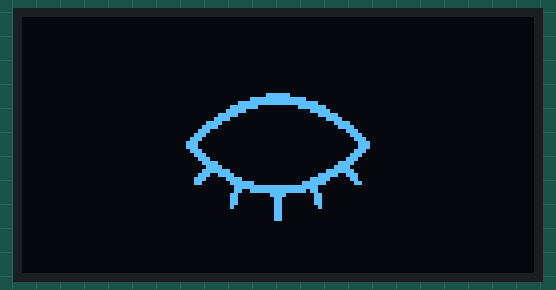
This sketch was run on a simulated Arduino Uno, built with avr-gcc and run on an emulated ATmega328P. Parts: 128×64 one-colour display.

Above: at 1.08 s.
At 2.07 s:
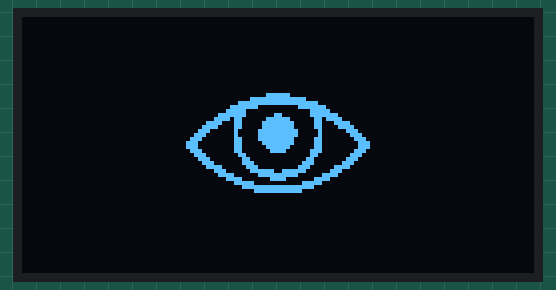

The sketch:

oled.ino
```cpp
#include <Adafruit_GFX.h>
#include <Adafruit_SSD1306.h>

#define SCREEN_I2C_ADDR 0x3C // or 0x3C
#define SCREEN_WIDTH 128     // OLED display width, in pixels
#define SCREEN_HEIGHT 64     // OLED display height, in pixels
#define OLED_RST_PIN -1      // Reset pin (-1 if not available)

Adafruit_SSD1306 display(128, 64, &Wire, OLED_RST_PIN);

// OLED Animation: eye
// Code auto-generated by https://wokwi.com/animator, graphics by icons8.com

#define FRAME_DELAY (42)
#define FRAME_WIDTH (48)
#define FRAME_HEIGHT (48)
#define FRAME_COUNT (sizeof(frames) / sizeof(frames[0]))
const byte PROGMEM frames[][288] = {
  {0,0,0,0,0,0,0,0,0,0,0,0,0,0,0,0,0,0,0,0,0,0,0,0,0,0,0,0,0,0,0,0,0,0,0,0,0,0,0,0,0,0,0,0,0,0,0,0,0,0,0,0,0,0,0,0,0,0,0,0,0,0,0,0,0,0,0,0,7,224,0,0,0,0,127,254,0,0,0,3,255,255,192,0,0,15,224,7,240,0,0,31,0,0,248,0,0,127,1,128,254,0,0,246,7,224,111,0,3,198,15,240,99,192,7,134,15,240,97,224,14,4,31,248,32,112,28,4,31,248,32,56,56,6,31,240,96,28,112,6,15,240,96,14,112,6,7,224,96,14,56,6,3,192,224,28,28,3,0,0,192,56,14,1,128,1,128,112,7,1,192,3,128,224,3,192,224,7,3,192,0,224,126,126,7,0,0,120,31,248,30,0,0,30,3,192,120,0,0,7,192,3,224,0,0,1,255,255,128,0,0,0,63,252,0,0,0,0,0,0,0,0,0,0,0,0,0,0,0,0,0,0,0,0,0,0,0,0,0,0,0,0,0,0,0,0,0,0,0,0,0,0,0,0,0,0,0,0,0,0,0,0,0,0,0,0,0,0,0,0,0,0,0,0,0,0,0,0,0,0,0,0,0,0,0,0,0,0},
  {0,0,0,0,0,0,0,0,0,0,0,0,0,0,0,0,0,0,0,0,0,0,0,0,0,0,0,0,0,0,0,0,0,0,0,0,0,0,0,0,0,0,0,0,0,0,0,0,0,0,0,0,0,0,0,0,0,0,0,0,0,0,0,0,0,0,0,0,7,224,0,0,0,0,127,254,0,0,0,3,255,255,192,0,0,15,224,7,240,0,0,31,0,0,248,0,0,127,1,128,254,0,0,246,7,224,111,0,3,198,15,240,99,192,7,134,15,240,97,224,14,4,31,248,32,112,28,4,31,248,32,56,56,6,31,240,96,28,112,6,15,240,96,14,112,6,7,224,96,14,56,6,3,192,224,28,28,3,0,0,192,56,14,1,128,1,128,112,7,1,192,3,128,224,3,192,224,7,3,192,0,224,126,126,7,0,0,120,31,248,30,0,0,30,3,192,120,0,0,7,192,3,224,0,0,1,255,255,128,0,0,0,63,252,0,0,0,0,0,0,0,0,0,0,0,0,0,0,0,0,0,0,0,0,0,0,0,0,0,0,0,0,0,0,0,0,0,0,0,0,0,0,0,0,0,0,0,0,0,0,0,0,0,0,0,0,0,0,0,0,0,0,0,0,0,0,0,0,0,0,0,0,0,0,0,0,0,0},
  {0,0,0,0,0,0,0,0,0,0,0,0,0,0,0,0,0,0,0,0,0,0,0,0,0,0,0,0,0,0,0,0,0,0,0,0,0,0,0,0,0,0,0,0,0,0,0,0,0,0,0,0,0,0,0,0,0,0,0,0,0,0,0,0,0,0,0,0,7,224,0,0,0,0,127,254,0,0,0,3,255,255,192,0,0,15,224,7,240,0,0,31,0,0,248,0,0,127,1,128,254,0,0,246,7,224,111,0,3,198,15,240,99,192,7,134,15,240,97,224,14,4,31,248,32,112,28,4,31,248,32,56,56,6,31,240,96,28,112,6,15,240,96,14,112,6,7,224,96,14,56,6,3,192,224,28,28,3,0,0,192,56,14,1,128,1,128,112,7,1,192,3,128,224,3,192,224,7,3,192,0,224,126,126,7,0,0,120,31,248,30,0,0,30,3,192,120,0,0,7,192,3,224,0,0,1,255,255,128,0,0,0,63,252,0,0,0,0,0,0,0,0,0,0,0,0,0,0,0,0,0,0,0,0,0,0,0,0,0,0,0,0,0,0,0,0,0,0,0,0,0,0,0,0,0,0,0,0,0,0,0,0,0,0,0,0,0,0,0,0,0,0,0,0,0,0,0,0,0,0,0,0,0,0,0,0,0,0},
  {0,0,0,0,0,0,0,0,0,0,0,0,0,0,0,0,0,0,0,0,0,0,0,0,0,0,0,0,0,0,0,0,0,0,0,0,0,0,0,0,0,0,0,0,0,0,0,0,0,0,0,0,0,0,0,0,0,0,0,0,0,0,0,0,0,0,0,0,7,224,0,0,0,0,127,254,0,0,0,3,255,255,192,0,0,15,224,7,240,0,0,31,0,0,248,0,0,127,1,128,254,0,0,246,7,224,111,0,3,198,15,240,99,192,7,134,15,240,97,224,14,4,31,248,32,112,28,4,31,248,32,56,56,6,31,240,96,28,112,6,15,240,96,14,112,6,7,224,96,14,56,6,3,192,224,28,28,3,0,0,192,56,14,1,128,1,128,112,7,1,192,3,128,224,3,192,224,7,3,192,0,224,126,126,7,0,0,120,31,248,30,0,0,30,3,192,120,0,0,7,192,3,224,0,0,1,255,255,128,0,0,0,63,252,0,0,0,0,0,0,0,0,0,0,0,0,0,0,0,0,0,0,0,0,0,0,0,0,0,0,0,0,0,0,0,0,0,0,0,0,0,0,0,0,0,0,0,0,0,0,0,0,0,0,0,0,0,0,0,0,0,0,0,0,0,0,0,0,0,0,0,0,0,0,0,0,0,0},
  {0,0,0,0,0,0,0,0,0,0,0,0,0,0,0,0,0,0,0,0,0,0,0,0,0,0,0,0,0,0,0,0,0,0,0,0,0,0,0,0,0,0,0,0,0,0,0,0,0,0,0,0,0,0,0,0,0,0,0,0,0,0,0,0,0,0,0,0,7,224,0,0,0,0,127,254,0,0,0,3,255,255,192,0,0,15,255,255,240,0,0,31,240,15,248,0,0,127,129,129,254,0,0,254,7,224,127,0,3,246,15,240,111,192,7,198,15,240,99,224,15,4,31,248,32,240,30,4,31,248,32,120,56,6,31,240,96,28,112,6,15,240,96,14,112,6,7,224,96,14,56,6,3,192,224,28,28,3,0,0,192,56,14,1,128,1,128,112,7,1,192,3,128,224,3,192,224,7,3,192,0,224,126,126,7,0,0,120,31,248,30,0,0,30,3,192,120,0,0,7,192,3,224,0,0,1,255,255,128,0,0,0,63,252,0,0,0,0,0,0,0,0,0,0,0,0,0,0,0,0,0,0,0,0,0,0,0,0,0,0,0,0,0,0,0,0,0,0,0,0,0,0,0,0,0,0,0,0,0,0,0,0,0,0,0,0,0,0,0,0,0,0,0,0,0,0,0,0,0,0,0,0,0,0,0,0,0,0},
  {0,0,0,0,0,0,0,0,0,0,0,0,0,0,0,0,0,0,0,0,0,0,0,0,0,0,0,0,0,0,0,0,0,0,0,0,0,0,0,0,0,0,0,0,0,0,0,0,0,0,0,0,0,0,0,0,0,0,0,0,0,0,0,0,0,0,0,0,7,224,0,0,0,0,127,254,0,0,0,3,255,255,192,0,0,15,224,7,240,0,0,31,0,0,248,0,0,124,0,0,62,0,0,240,0,0,15,0,3,193,255,255,131,192,7,159,255,255,249,224,15,254,31,248,127,240,31,252,31,248,63,248,63,6,31,240,96,252,120,6,15,240,96,30,112,6,7,224,96,14,56,6,3,192,224,28,28,3,0,0,192,56,14,1,128,1,128,112,7,1,192,3,128,224,3,192,224,7,3,192,0,224,126,126,7,0,0,120,31,248,30,0,0,30,3,192,120,0,0,7,192,3,224,0,0,1,255,255,128,0,0,0,63,252,0,0,0,0,0,0,0,0,0,0,0,0,0,0,0,0,0,0,0,0,0,0,0,0,0,0,0,0,0,0,0,0,0,0,0,0,0,0,0,0,0,0,0,0,0,0,0,0,0,0,0,0,0,0,0,0,0,0,0,0,0,0,0,0,0,0,0,0,0,0,0,0,0,0},
  {0,0,0,0,0,0,0,0,0,0,0,0,0,0,0,0,0,0,0,0,0,0,0,0,0,0,0,0,0,0,0,0,0,0,0,0,0,0,0,0,0,0,0,0,0,0,0,0,0,0,0,0,0,0,0,0,0,0,0,0,0,0,0,0,0,0,0,0,7,224,0,0,0,0,127,254,0,0,0,3,255,255,192,0,0,15,224,7,240,0,0,31,0,0,248,0,0,124,0,0,62,0,0,240,0,0,15,0,3,192,0,0,3,192,7,128,0,0,1,224,14,0,0,0,0,112,28,0,0,0,0,56,56,0,0,0,0,28,127,255,255,255,255,254,127,255,255,255,255,254,56,6,3,192,224,28,28,3,0,0,192,56,14,1,128,1,128,112,7,1,192,3,128,224,3,192,224,7,3,192,0,224,126,126,7,0,0,120,31,248,30,0,0,30,3,192,120,0,0,7,192,3,224,0,0,1,255,255,128,0,0,0,63,252,0,0,0,0,0,0,0,0,0,0,0,0,0,0,0,0,0,0,0,0,0,0,0,0,0,0,0,0,0,0,0,0,0,0,0,0,0,0,0,0,0,0,0,0,0,0,0,0,0,0,0,0,0,0,0,0,0,0,0,0,0,0,0,0,0,0,0,0,0,0,0,0,0,0},
  {0,0,0,0,0,0,0,0,0,0,0,0,0,0,0,0,0,0,0,0,0,0,0,0,0,0,0,0,0,0,0,0,0,0,0,0,0,0,0,0,0,0,0,0,0,0,0,0,0,0,0,0,0,0,0,0,0,0,0,0,0,0,0,0,0,0,0,0,7,224,0,0,0,0,127,254,0,0,0,3,255,255,192,0,0,15,224,7,240,0,0,31,0,0,248,0,0,124,0,0,62,0,0,240,0,0,15,0,3,192,0,0,3,192,7,128,0,0,1,224,14,0,0,0,0,112,28,0,0,0,0,56,56,0,0,0,0,28,112,0,0,0,0,14,120,0,0,0,0,30,63,0,0,0,0,252,31,224,0,0,7,248,15,252,0,0,63,240,7,31,255,255,248,224,3,193,255,255,131,192,0,224,127,254,7,0,0,120,31,248,30,0,0,30,3,192,120,0,0,7,192,3,224,0,0,1,255,255,128,0,0,0,63,252,0,0,0,0,0,0,0,0,0,0,0,0,0,0,0,0,0,0,0,0,0,0,0,0,0,0,0,0,0,0,0,0,0,0,0,0,0,0,0,0,0,0,0,0,0,0,0,0,0,0,0,0,0,0,0,0,0,0,0,0,0,0,0,0,0,0,0,0,0,0,0,0,0,0},
  {0,0,0,0,0,0,0,0,0,0,0,0,0,0,0,0,0,0,0,0,0,0,0,0,0,0,0,0,0,0,0,0,0,0,0,0,0,0,0,0,0,0,0,0,0,0,0,0,0,0,0,0,0,0,0,0,0,0,0,0,0,0,0,0,0,0,0,0,7,224,0,0,0,0,127,254,0,0,0,3,255,255,192,0,0,15,224,7,240,0,0,31,0,0,248,0,0,124,0,0,62,0,0,240,0,0,15,0,3,192,0,0,3,192,7,128,0,0,1,224,14,0,0,0,0,112,28,0,0,0,0,56,56,0,0,0,0,28,112,0,0,0,0,14,112,0,0,0,0,14,56,0,0,0,0,28,30,0,0,0,0,120,15,0,0,0,0,240,7,192,0,0,3,224,3,240,0,0,15,192,0,252,0,0,63,0,0,127,128,1,254,0,0,31,240,15,248,0,0,7,255,255,224,0,0,1,255,255,128,0,0,0,63,252,0,0,0,0,0,0,0,0,0,0,0,0,0,0,0,0,0,0,0,0,0,0,0,0,0,0,0,0,0,0,0,0,0,0,0,0,0,0,0,0,0,0,0,0,0,0,0,0,0,0,0,0,0,0,0,0,0,0,0,0,0,0,0,0,0,0,0,0,0,0,0,0,0,0},
  {0,0,0,0,0,0,0,0,0,0,0,0,0,0,0,0,0,0,0,0,0,0,0,0,0,0,0,0,0,0,0,0,0,0,0,0,0,0,0,0,0,0,0,0,0,0,0,0,0,0,0,0,0,0,0,0,0,0,0,0,0,0,0,0,0,0,0,0,7,224,0,0,0,0,127,254,0,0,0,3,255,255,192,0,0,15,224,7,240,0,0,31,0,0,248,0,0,124,0,0,62,0,0,240,0,0,15,0,3,192,0,0,3,192,7,128,0,0,1,224,14,0,0,0,0,112,28,0,0,0,0,56,56,0,0,0,0,28,112,0,0,0,0,14,112,0,0,0,0,14,56,0,0,0,0,28,28,0,0,0,0,56,14,0,0,0,0,112,7,128,0,0,1,224,3,192,0,0,3,192,3,240,0,0,15,192,0,120,0,0,62,0,0,30,0,0,248,0,0,15,192,3,240,0,0,7,255,255,192,0,0,0,127,254,64,0,0,0,3,192,0,0,0,0,1,0,0,0,0,0,0,0,0,0,0,0,0,0,0,0,0,0,0,0,0,0,0,0,0,0,0,0,0,0,0,0,0,0,0,0,0,0,0,0,0,0,0,0,0,0,0,0,0,0,0,0,0,0,0,0,0,0,0,0,0,0,0,0},
  {0,0,0,0,0,0,0,0,0,0,0,0,0,0,0,0,0,0,0,0,0,0,0,0,0,0,0,0,0,0,0,0,0,0,0,0,0,0,0,0,0,0,0,0,0,0,0,0,0,0,0,0,0,0,0,0,0,0,0,0,0,0,0,0,0,0,0,0,7,224,0,0,0,0,127,254,0,0,0,3,255,255,192,0,0,15,224,7,240,0,0,31,0,0,248,0,0,124,0,0,62,0,0,240,0,0,15,0,3,192,0,0,3,192,7,128,0,0,1,224,14,0,0,0,0,112,28,0,0,0,0,56,56,0,0,0,0,28,112,0,0,0,0,14,112,0,0,0,0,14,56,0,0,0,0,28,28,0,0,0,0,56,14,0,0,0,0,112,7,128,0,0,1,224,3,192,0,0,3,192,7,240,0,0,15,224,14,120,0,0,62,96,4,30,0,0,248,32,0,15,192,3,240,0,0,7,255,255,192,0,0,6,127,254,192,0,0,12,3,192,96,0,0,4,1,128,64,0,0,0,1,128,0,0,0,0,1,128,0,0,0,0,0,0,0,0,0,0,0,0,0,0,0,0,0,0,0,0,0,0,0,0,0,0,0,0,0,0,0,0,0,0,0,0,0,0,0,0,0,0,0,0,0,0,0,0,0,0},
  {0,0,0,0,0,0,0,0,0,0,0,0,0,0,0,0,0,0,0,0,0,0,0,0,0,0,0,0,0,0,0,0,0,0,0,0,0,0,0,0,0,0,0,0,0,0,0,0,0,0,0,0,0,0,0,0,0,0,0,0,0,0,0,0,0,0,0,0,7,224,0,0,0,0,127,254,0,0,0,3,255,255,192,0,0,15,224,7,240,0,0,31,0,0,248,0,0,124,0,0,62,0,0,240,0,0,15,0,3,192,0,0,3,192,7,128,0,0,1,224,14,0,0,0,0,112,28,0,0,0,0,56,56,0,0,0,0,28,112,0,0,0,0,14,112,0,0,0,0,14,56,0,0,0,0,28,28,0,0,0,0,56,14,0,0,0,0,112,7,128,0,0,1,224,3,192,0,0,3,192,7,240,0,0,15,224,14,120,0,0,62,112,28,30,0,0,248,48,24,15,192,3,240,24,0,7,255,255,192,0,0,6,127,254,192,0,0,12,3,192,96,0,0,12,1,128,96,0,0,12,1,128,96,0,0,8,1,128,32,0,0,0,1,128,0,0,0,0,1,128,0,0,0,0,1,128,0,0,0,0,0,0,0,0,0,0,0,0,0,0,0,0,0,0,0,0,0,0,0,0,0,0,0,0,0,0,0,0},
  {0,0,0,0,0,0,0,0,0,0,0,0,0,0,0,0,0,0,0,0,0,0,0,0,0,0,0,0,0,0,0,0,0,0,0,0,0,0,0,0,0,0,0,0,0,0,0,0,0,0,0,0,0,0,0,0,0,0,0,0,0,0,0,0,0,0,0,0,7,224,0,0,0,0,127,254,0,0,0,3,255,255,192,0,0,15,224,7,240,0,0,31,0,0,248,0,0,124,0,0,62,0,0,240,0,0,15,0,3,192,0,0,3,192,7,128,0,0,1,224,14,0,0,0,0,112,28,0,0,0,0,56,56,0,0,0,0,28,112,0,0,0,0,14,112,0,0,0,0,14,56,0,0,0,0,28,28,0,0,0,0,56,14,0,0,0,0,112,7,128,0,0,1,224,3,192,0,0,3,192,7,240,0,0,15,224,14,120,0,0,62,112,28,30,0,0,248,48,24,15,192,3,240,24,0,7,255,255,192,0,0,6,127,254,192,0,0,12,3,192,96,0,0,12,1,128,96,0,0,12,1,128,96,0,0,8,1,128,32,0,0,0,1,128,0,0,0,0,1,128,0,0,0,0,1,128,0,0,0,0,0,0,0,0,0,0,0,0,0,0,0,0,0,0,0,0,0,0,0,0,0,0,0,0,0,0,0,0},
  {0,0,0,0,0,0,0,0,0,0,0,0,0,0,0,0,0,0,0,0,0,0,0,0,0,0,0,0,0,0,0,0,0,0,0,0,0,0,0,0,0,0,0,0,0,0,0,0,0,0,0,0,0,0,0,0,0,0,0,0,0,0,0,0,0,0,0,0,7,224,0,0,0,0,127,254,0,0,0,3,255,255,192,0,0,15,224,7,240,0,0,31,0,0,248,0,0,124,0,0,62,0,0,240,0,0,15,0,3,192,0,0,3,192,7,128,0,0,1,224,14,0,0,0,0,112,28,0,0,0,0,56,56,0,0,0,0,28,112,0,0,0,0,14,112,0,0,0,0,14,56,0,0,0,0,28,28,0,0,0,0,56,14,0,0,0,0,112,7,128,0,0,1,224,3,192,0,0,3,192,7,240,0,0,15,224,14,120,0,0,62,112,28,30,0,0,248,48,24,15,192,3,240,24,0,7,255,255,192,0,0,6,127,254,192,0,0,12,3,192,96,0,0,12,1,128,96,0,0,12,1,128,96,0,0,8,1,128,32,0,0,0,1,128,0,0,0,0,1,128,0,0,0,0,1,128,0,0,0,0,0,0,0,0,0,0,0,0,0,0,0,0,0,0,0,0,0,0,0,0,0,0,0,0,0,0,0,0},
  {0,0,0,0,0,0,0,0,0,0,0,0,0,0,0,0,0,0,0,0,0,0,0,0,0,0,0,0,0,0,0,0,0,0,0,0,0,0,0,0,0,0,0,0,0,0,0,0,0,0,0,0,0,0,0,0,0,0,0,0,0,0,0,0,0,0,0,0,7,224,0,0,0,0,127,254,0,0,0,3,255,255,192,0,0,15,224,7,240,0,0,31,0,0,248,0,0,124,0,0,62,0,0,240,0,0,15,0,3,192,0,0,3,192,7,128,0,0,1,224,14,0,0,0,0,112,28,0,0,0,0,56,56,0,0,0,0,28,112,0,0,0,0,14,112,0,0,0,0,14,56,0,0,0,0,28,28,0,0,0,0,56,14,0,0,0,0,112,7,128,0,0,1,224,3,192,0,0,3,192,7,240,0,0,15,224,14,120,0,0,62,112,28,30,0,0,248,48,24,15,192,3,240,24,0,7,255,255,192,0,0,6,127,254,192,0,0,12,3,192,96,0,0,12,1,128,96,0,0,12,1,128,96,0,0,8,1,128,32,0,0,0,1,128,0,0,0,0,1,128,0,0,0,0,1,128,0,0,0,0,0,0,0,0,0,0,0,0,0,0,0,0,0,0,0,0,0,0,0,0,0,0,0,0,0,0,0,0},
  {0,0,0,0,0,0,0,0,0,0,0,0,0,0,0,0,0,0,0,0,0,0,0,0,0,0,0,0,0,0,0,0,0,0,0,0,0,0,0,0,0,0,0,0,0,0,0,0,0,0,0,0,0,0,0,0,0,0,0,0,0,0,0,0,0,0,0,0,7,224,0,0,0,0,127,254,0,0,0,3,255,255,192,0,0,15,224,7,240,0,0,31,0,0,248,0,0,124,0,0,62,0,0,240,0,0,15,0,3,192,0,0,3,192,7,128,0,0,1,224,14,0,0,0,0,112,28,0,0,0,0,56,56,0,0,0,0,28,112,0,0,0,0,14,112,0,0,0,0,14,56,0,0,0,0,28,28,0,0,0,0,56,14,0,0,0,0,112,7,128,0,0,1,224,3,192,0,0,3,192,7,240,0,0,15,224,14,120,0,0,62,112,28,30,0,0,248,48,24,15,192,3,240,24,0,7,255,255,192,0,0,6,127,254,192,0,0,12,3,192,96,0,0,12,1,128,96,0,0,12,1,128,96,0,0,8,1,128,32,0,0,0,1,128,0,0,0,0,1,128,0,0,0,0,1,128,0,0,0,0,0,0,0,0,0,0,0,0,0,0,0,0,0,0,0,0,0,0,0,0,0,0,0,0,0,0,0,0},
  {0,0,0,0,0,0,0,0,0,0,0,0,0,0,0,0,0,0,0,0,0,0,0,0,0,0,0,0,0,0,0,0,0,0,0,0,0,0,0,0,0,0,0,0,0,0,0,0,0,0,0,0,0,0,0,0,0,0,0,0,0,0,0,0,0,0,0,0,7,224,0,0,0,0,127,254,0,0,0,3,255,255,192,0,0,15,224,7,240,0,0,31,0,0,248,0,0,124,0,0,62,0,0,240,0,0,15,0,3,192,0,0,3,192,7,128,0,0,1,224,14,0,0,0,0,112,28,0,0,0,0,56,56,0,0,0,0,28,112,0,0,0,0,14,112,0,0,0,0,14,56,0,0,0,0,28,28,0,0,0,0,56,14,0,0,0,0,112,7,128,0,0,1,224,3,192,0,0,3,192,7,240,0,0,15,224,14,120,0,0,62,112,28,30,0,0,248,48,24,15,192,3,240,24,0,7,255,255,192,0,0,6,127,254,192,0,0,12,3,192,96,0,0,12,1,128,96,0,0,12,1,128,96,0,0,8,1,128,32,0,0,0,1,128,0,0,0,0,1,128,0,0,0,0,1,128,0,0,0,0,0,0,0,0,0,0,0,0,0,0,0,0,0,0,0,0,0,0,0,0,0,0,0,0,0,0,0,0},
  {0,0,0,0,0,0,0,0,0,0,0,0,0,0,0,0,0,0,0,0,0,0,0,0,0,0,0,0,0,0,0,0,0,0,0,0,0,0,0,0,0,0,0,0,0,0,0,0,0,0,0,0,0,0,0,0,0,0,0,0,0,0,0,0,0,0,0,0,7,224,0,0,0,0,127,254,0,0,0,3,255,255,192,0,0,15,224,7,240,0,0,31,0,0,248,0,0,124,0,0,62,0,0,240,0,0,15,0,3,192,0,0,3,192,7,128,0,0,1,224,14,0,0,0,0,112,28,0,0,0,0,56,56,0,0,0,0,28,112,0,0,0,0,14,112,0,0,0,0,14,56,0,0,0,0,28,28,0,0,0,0,56,14,0,0,0,0,112,7,128,0,0,1,224,3,192,0,0,3,192,7,240,0,0,15,224,14,120,0,0,62,112,28,30,0,0,248,48,24,15,192,3,240,24,0,7,255,255,192,0,0,6,127,254,192,0,0,12,3,192,96,0,0,12,1,128,96,0,0,12,1,128,96,0,0,8,1,128,32,0,0,0,1,128,0,0,0,0,1,128,0,0,0,0,1,128,0,0,0,0,0,0,0,0,0,0,0,0,0,0,0,0,0,0,0,0,0,0,0,0,0,0,0,0,0,0,0,0},
  {0,0,0,0,0,0,0,0,0,0,0,0,0,0,0,0,0,0,0,0,0,0,0,0,0,0,0,0,0,0,0,0,0,0,0,0,0,0,0,0,0,0,0,0,0,0,0,0,0,0,0,0,0,0,0,0,0,0,0,0,0,0,0,0,0,0,0,0,7,224,0,0,0,0,127,254,0,0,0,3,255,255,192,0,0,15,224,7,240,0,0,31,0,0,248,0,0,124,0,0,62,0,0,240,0,0,15,0,3,192,0,0,3,192,7,128,0,0,1,224,14,0,0,0,0,112,28,0,0,0,0,56,56,0,0,0,0,28,112,0,0,0,0,14,112,0,0,0,0,14,56,0,0,0,0,28,28,0,0,0,0,56,14,0,0,0,0,112,7,128,0,0,1,224,3,192,0,0,3,192,7,240,0,0,15,224,14,120,0,0,62,96,4,30,0,0,248,32,0,15,192,3,240,0,0,7,255,255,192,0,0,6,127,254,192,0,0,12,3,192,96,0,0,4,1,128,64,0,0,0,1,128,0,0,0,0,1,128,0,0,0,0,0,0,0,0,0,0,0,0,0,0,0,0,0,0,0,0,0,0,0,0,0,0,0,0,0,0,0,0,0,0,0,0,0,0,0,0,0,0,0,0,0,0,0,0,0,0},
  {0,0,0,0,0,0,0,0,0,0,0,0,0,0,0,0,0,0,0,0,0,0,0,0,0,0,0,0,0,0,0,0,0,0,0,0,0,0,0,0,0,0,0,0,0,0,0,0,0,0,0,0,0,0,0,0,0,0,0,0,0,0,0,0,0,0,0,0,7,224,0,0,0,0,127,254,0,0,0,3,255,255,192,0,0,15,224,7,240,0,0,31,0,0,248,0,0,124,0,0,62,0,0,240,0,0,15,0,3,192,0,0,3,192,7,128,0,0,1,224,14,0,0,0,0,112,28,0,0,0,0,56,56,0,0,0,0,28,112,0,0,0,0,14,112,0,0,0,0,14,56,0,0,0,0,28,28,0,0,0,0,56,14,0,0,0,0,112,7,128,0,0,1,224,3,192,0,0,3,192,3,240,0,0,15,192,0,120,0,0,62,0,0,30,0,0,248,0,0,15,192,3,240,0,0,7,255,255,192,0,0,0,127,254,64,0,0,0,3,192,0,0,0,0,1,0,0,0,0,0,0,0,0,0,0,0,0,0,0,0,0,0,0,0,0,0,0,0,0,0,0,0,0,0,0,0,0,0,0,0,0,0,0,0,0,0,0,0,0,0,0,0,0,0,0,0,0,0,0,0,0,0,0,0,0,0,0,0},
  {0,0,0,0,0,0,0,0,0,0,0,0,0,0,0,0,0,0,0,0,0,0,0,0,0,0,0,0,0,0,0,0,0,0,0,0,0,0,0,0,0,0,0,0,0,0,0,0,0,0,0,0,0,0,0,0,0,0,0,0,0,0,0,0,0,0,0,0,7,224,0,0,0,0,127,254,0,0,0,3,255,255,192,0,0,15,224,7,240,0,0,31,0,0,248,0,0,124,0,0,62,0,0,240,0,0,15,0,3,192,0,0,3,192,7,128,0,0,1,224,14,0,0,0,0,112,28,0,0,0,0,56,56,0,0,0,0,28,112,0,0,0,0,14,112,0,0,0,0,14,60,0,0,0,0,60,31,0,0,0,0,248,15,128,0,0,1,240,7,240,0,0,15,224,3,252,0,0,63,192,0,255,192,3,255,0,0,127,255,255,254,0,0,30,127,254,120,0,0,7,192,3,224,0,0,1,255,255,128,0,0,0,63,252,0,0,0,0,0,0,0,0,0,0,0,0,0,0,0,0,0,0,0,0,0,0,0,0,0,0,0,0,0,0,0,0,0,0,0,0,0,0,0,0,0,0,0,0,0,0,0,0,0,0,0,0,0,0,0,0,0,0,0,0,0,0,0,0,0,0,0,0,0,0,0,0,0,0},
  {0,0,0,0,0,0,0,0,0,0,0,0,0,0,0,0,0,0,0,0,0,0,0,0,0,0,0,0,0,0,0,0,0,0,0,0,0,0,0,0,0,0,0,0,0,0,0,0,0,0,0,0,0,0,0,0,0,0,0,0,0,0,0,0,0,0,0,0,7,224,0,0,0,0,127,254,0,0,0,3,255,255,192,0,0,15,224,7,240,0,0,31,0,0,248,0,0,124,0,0,62,0,0,240,0,0,15,0,3,192,0,0,3,192,7,128,0,0,1,224,14,0,0,0,0,112,28,0,0,0,0,56,56,0,0,0,0,28,112,0,0,0,0,14,126,0,0,0,0,126,63,248,0,0,31,252,29,255,255,255,255,184,14,15,255,255,240,112,7,1,192,3,128,224,3,192,224,7,3,192,0,224,126,126,7,0,0,120,31,248,30,0,0,30,3,192,120,0,0,7,192,3,224,0,0,1,255,255,128,0,0,0,63,252,0,0,0,0,0,0,0,0,0,0,0,0,0,0,0,0,0,0,0,0,0,0,0,0,0,0,0,0,0,0,0,0,0,0,0,0,0,0,0,0,0,0,0,0,0,0,0,0,0,0,0,0,0,0,0,0,0,0,0,0,0,0,0,0,0,0,0,0,0,0,0,0,0,0},
  {0,0,0,0,0,0,0,0,0,0,0,0,0,0,0,0,0,0,0,0,0,0,0,0,0,0,0,0,0,0,0,0,0,0,0,0,0,0,0,0,0,0,0,0,0,0,0,0,0,0,0,0,0,0,0,0,0,0,0,0,0,0,0,0,0,0,0,0,7,224,0,0,0,0,127,254,0,0,0,3,255,255,192,0,0,15,224,7,240,0,0,31,0,0,248,0,0,124,0,0,62,0,0,240,0,0,15,0,3,192,0,0,3,192,7,128,0,0,1,224,14,0,0,0,0,112,28,0,63,252,0,56,59,255,255,255,255,220,127,255,207,243,255,254,124,6,7,224,96,62,56,6,3,192,224,28,28,3,0,0,192,56,14,1,128,1,128,112,7,1,192,3,128,224,3,192,224,7,3,192,0,224,126,126,7,0,0,120,31,248,30,0,0,30,3,192,120,0,0,7,192,3,224,0,0,1,255,255,128,0,0,0,63,252,0,0,0,0,0,0,0,0,0,0,0,0,0,0,0,0,0,0,0,0,0,0,0,0,0,0,0,0,0,0,0,0,0,0,0,0,0,0,0,0,0,0,0,0,0,0,0,0,0,0,0,0,0,0,0,0,0,0,0,0,0,0,0,0,0,0,0,0,0,0,0,0,0,0},
  {0,0,0,0,0,0,0,0,0,0,0,0,0,0,0,0,0,0,0,0,0,0,0,0,0,0,0,0,0,0,0,0,0,0,0,0,0,0,0,0,0,0,0,0,0,0,0,0,0,0,0,0,0,0,0,0,0,0,0,0,0,0,0,0,0,0,0,0,7,224,0,0,0,0,127,254,0,0,0,3,255,255,192,0,0,15,224,7,240,0,0,31,0,0,248,0,0,124,0,0,62,0,0,240,255,255,15,0,3,199,255,255,227,192,7,191,15,240,253,224,15,252,31,248,63,240,31,196,31,248,35,248,62,6,31,240,96,124,120,6,15,240,96,30,112,6,7,224,96,14,56,6,3,192,224,28,28,3,0,0,192,56,14,1,128,1,128,112,7,1,192,3,128,224,3,192,224,7,3,192,0,224,126,126,7,0,0,120,31,248,30,0,0,30,3,192,120,0,0,7,192,3,224,0,0,1,255,255,128,0,0,0,63,252,0,0,0,0,0,0,0,0,0,0,0,0,0,0,0,0,0,0,0,0,0,0,0,0,0,0,0,0,0,0,0,0,0,0,0,0,0,0,0,0,0,0,0,0,0,0,0,0,0,0,0,0,0,0,0,0,0,0,0,0,0,0,0,0,0,0,0,0,0,0,0,0,0,0},
  {0,0,0,0,0,0,0,0,0,0,0,0,0,0,0,0,0,0,0,0,0,0,0,0,0,0,0,0,0,0,0,0,0,0,0,0,0,0,0,0,0,0,0,0,0,0,0,0,0,0,0,0,0,0,0,0,0,0,0,0,0,0,0,0,0,0,0,0,7,224,0,0,0,0,127,254,0,0,0,3,255,255,192,0,0,15,255,255,240,0,0,31,224,7,248,0,0,127,1,128,254,0,0,254,7,224,127,0,3,230,15,240,103,192,7,134,15,240,97,224,15,4,31,248,32,240,28,4,31,248,32,56,56,6,31,240,96,28,112,6,15,240,96,14,112,6,7,224,96,14,56,6,3,192,224,28,28,3,0,0,192,56,14,1,128,1,128,112,7,1,192,3,128,224,3,192,224,7,3,192,0,224,126,126,7,0,0,120,31,248,30,0,0,30,3,192,120,0,0,7,192,3,224,0,0,1,255,255,128,0,0,0,63,252,0,0,0,0,0,0,0,0,0,0,0,0,0,0,0,0,0,0,0,0,0,0,0,0,0,0,0,0,0,0,0,0,0,0,0,0,0,0,0,0,0,0,0,0,0,0,0,0,0,0,0,0,0,0,0,0,0,0,0,0,0,0,0,0,0,0,0,0,0,0,0,0,0,0},
  {0,0,0,0,0,0,0,0,0,0,0,0,0,0,0,0,0,0,0,0,0,0,0,0,0,0,0,0,0,0,0,0,0,0,0,0,0,0,0,0,0,0,0,0,0,0,0,0,0,0,0,0,0,0,0,0,0,0,0,0,0,0,0,0,0,0,0,0,7,224,0,0,0,0,127,254,0,0,0,3,255,255,192,0,0,15,224,7,240,0,0,31,0,0,248,0,0,127,1,128,254,0,0,246,7,224,111,0,3,198,15,240,99,192,7,134,15,240,97,224,14,4,31,248,32,112,28,4,31,248,32,56,56,6,31,240,96,28,112,6,15,240,96,14,112,6,7,224,96,14,56,6,3,192,224,28,28,3,0,0,192,56,14,1,128,1,128,112,7,1,192,3,128,224,3,192,224,7,3,192,0,224,126,126,7,0,0,120,31,248,30,0,0,30,3,192,120,0,0,7,192,3,224,0,0,1,255,255,128,0,0,0,63,252,0,0,0,0,0,0,0,0,0,0,0,0,0,0,0,0,0,0,0,0,0,0,0,0,0,0,0,0,0,0,0,0,0,0,0,0,0,0,0,0,0,0,0,0,0,0,0,0,0,0,0,0,0,0,0,0,0,0,0,0,0,0,0,0,0,0,0,0,0,0,0,0,0,0},
  {0,0,0,0,0,0,0,0,0,0,0,0,0,0,0,0,0,0,0,0,0,0,0,0,0,0,0,0,0,0,0,0,0,0,0,0,0,0,0,0,0,0,0,0,0,0,0,0,0,0,0,0,0,0,0,0,0,0,0,0,0,0,0,0,0,0,0,0,7,224,0,0,0,0,127,254,0,0,0,3,255,255,192,0,0,15,224,7,240,0,0,31,0,0,248,0,0,127,1,128,254,0,0,246,7,224,111,0,3,198,15,240,99,192,7,134,15,240,97,224,14,4,31,248,32,112,28,4,31,248,32,56,56,6,31,240,96,28,112,6,15,240,96,14,112,6,7,224,96,14,56,6,3,192,224,28,28,3,0,0,192,56,14,1,128,1,128,112,7,1,192,3,128,224,3,192,224,7,3,192,0,224,126,126,7,0,0,120,31,248,30,0,0,30,3,192,120,0,0,7,192,3,224,0,0,1,255,255,128,0,0,0,63,252,0,0,0,0,0,0,0,0,0,0,0,0,0,0,0,0,0,0,0,0,0,0,0,0,0,0,0,0,0,0,0,0,0,0,0,0,0,0,0,0,0,0,0,0,0,0,0,0,0,0,0,0,0,0,0,0,0,0,0,0,0,0,0,0,0,0,0,0,0,0,0,0,0,0},
  {0,0,0,0,0,0,0,0,0,0,0,0,0,0,0,0,0,0,0,0,0,0,0,0,0,0,0,0,0,0,0,0,0,0,0,0,0,0,0,0,0,0,0,0,0,0,0,0,0,0,0,0,0,0,0,0,0,0,0,0,0,0,0,0,0,0,0,0,7,224,0,0,0,0,127,254,0,0,0,3,255,255,192,0,0,15,224,7,240,0,0,31,0,0,248,0,0,127,1,128,254,0,0,246,7,224,111,0,3,198,15,240,99,192,7,134,15,240,97,224,14,4,31,248,32,112,28,4,31,248,32,56,56,6,31,240,96,28,112,6,15,240,96,14,112,6,7,224,96,14,56,6,3,192,224,28,28,3,0,0,192,56,14,1,128,1,128,112,7,1,192,3,128,224,3,192,224,7,3,192,0,224,126,126,7,0,0,120,31,248,30,0,0,30,3,192,120,0,0,7,192,3,224,0,0,1,255,255,128,0,0,0,63,252,0,0,0,0,0,0,0,0,0,0,0,0,0,0,0,0,0,0,0,0,0,0,0,0,0,0,0,0,0,0,0,0,0,0,0,0,0,0,0,0,0,0,0,0,0,0,0,0,0,0,0,0,0,0,0,0,0,0,0,0,0,0,0,0,0,0,0,0,0,0,0,0,0,0}
};

void setup() {
  display.begin(SSD1306_SWITCHCAPVCC, SCREEN_I2C_ADDR);
}

int frame = 0;
void loop() {
  display.clearDisplay();
  display.drawBitmap(40, 8, frames[frame], FRAME_WIDTH, FRAME_HEIGHT, 1);
  display.display();
  frame = (frame + 1) % FRAME_COUNT;
  delay(FRAME_DELAY);
}
```

Measured:
- what the display in image 0 shows lasts 0.5 s, from 0.8 s to 1.3 s
